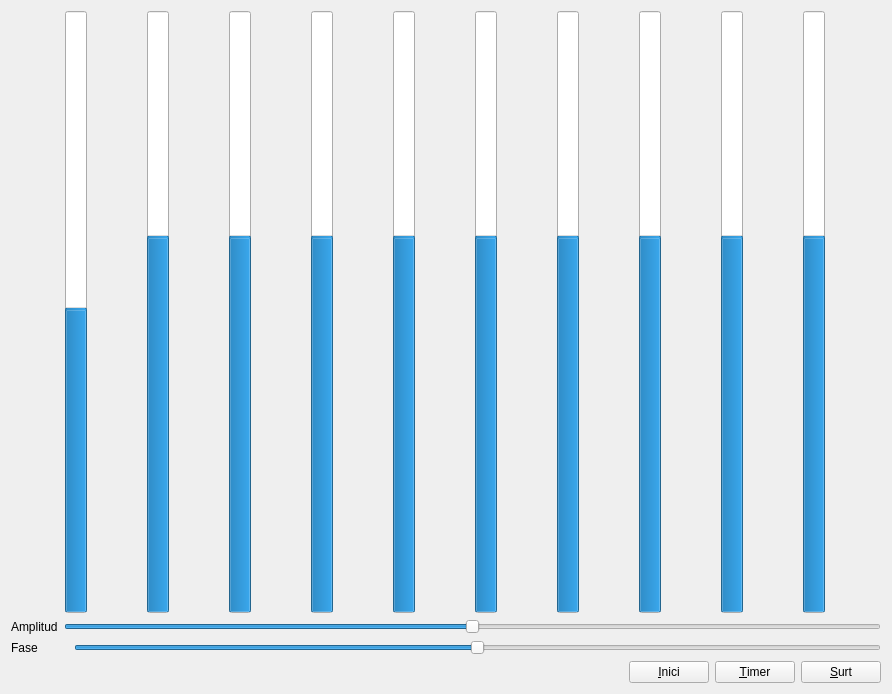
<?xml version="1.0" encoding="UTF-8"?>
<ui version="4.0">
 <class>Sinus</class>
 <widget class="QWidget" name="Sinus">
  <property name="geometry">
   <rect>
    <x>0</x>
    <y>0</y>
    <width>892</width>
    <height>694</height>
   </rect>
  </property>
  <property name="windowTitle">
   <string>Sinus</string>
  </property>
  <layout class="QVBoxLayout" name="verticalLayout">
   <item>
    <layout class="QHBoxLayout" name="Progress">
     <item>
      <widget class="QProgressBar" name="p1">
       <property name="minimum">
        <number>-100</number>
       </property>
       <property name="value">
        <number>0</number>
       </property>
       <property name="textVisible">
        <bool>false</bool>
       </property>
       <property name="orientation">
        <enum>Qt::Vertical</enum>
       </property>
      </widget>
     </item>
     <item>
      <widget class="QProgressBar" name="p2">
       <property name="minimum">
        <number>-100</number>
       </property>
       <property name="value">
        <number>24</number>
       </property>
       <property name="textVisible">
        <bool>false</bool>
       </property>
       <property name="orientation">
        <enum>Qt::Vertical</enum>
       </property>
      </widget>
     </item>
     <item>
      <widget class="QProgressBar" name="p3">
       <property name="minimum">
        <number>-100</number>
       </property>
       <property name="value">
        <number>24</number>
       </property>
       <property name="textVisible">
        <bool>false</bool>
       </property>
       <property name="orientation">
        <enum>Qt::Vertical</enum>
       </property>
      </widget>
     </item>
     <item>
      <widget class="QProgressBar" name="p4">
       <property name="minimum">
        <number>-100</number>
       </property>
       <property name="value">
        <number>24</number>
       </property>
       <property name="textVisible">
        <bool>false</bool>
       </property>
       <property name="orientation">
        <enum>Qt::Vertical</enum>
       </property>
      </widget>
     </item>
     <item>
      <widget class="QProgressBar" name="p5">
       <property name="minimum">
        <number>-100</number>
       </property>
       <property name="value">
        <number>24</number>
       </property>
       <property name="textVisible">
        <bool>false</bool>
       </property>
       <property name="orientation">
        <enum>Qt::Vertical</enum>
       </property>
      </widget>
     </item>
     <item>
      <widget class="QProgressBar" name="p6">
       <property name="minimum">
        <number>-100</number>
       </property>
       <property name="value">
        <number>24</number>
       </property>
       <property name="textVisible">
        <bool>false</bool>
       </property>
       <property name="orientation">
        <enum>Qt::Vertical</enum>
       </property>
      </widget>
     </item>
     <item>
      <widget class="QProgressBar" name="p7">
       <property name="minimum">
        <number>-100</number>
       </property>
       <property name="value">
        <number>24</number>
       </property>
       <property name="textVisible">
        <bool>false</bool>
       </property>
       <property name="orientation">
        <enum>Qt::Vertical</enum>
       </property>
      </widget>
     </item>
     <item>
      <widget class="QProgressBar" name="p8">
       <property name="minimum">
        <number>-100</number>
       </property>
       <property name="value">
        <number>24</number>
       </property>
       <property name="textVisible">
        <bool>false</bool>
       </property>
       <property name="orientation">
        <enum>Qt::Vertical</enum>
       </property>
      </widget>
     </item>
     <item>
      <widget class="QProgressBar" name="p9">
       <property name="minimum">
        <number>-100</number>
       </property>
       <property name="value">
        <number>24</number>
       </property>
       <property name="textVisible">
        <bool>false</bool>
       </property>
       <property name="orientation">
        <enum>Qt::Vertical</enum>
       </property>
      </widget>
     </item>
     <item>
      <widget class="QProgressBar" name="p10">
       <property name="minimum">
        <number>-100</number>
       </property>
       <property name="value">
        <number>24</number>
       </property>
       <property name="orientation">
        <enum>Qt::Vertical</enum>
       </property>
      </widget>
     </item>
    </layout>
   </item>
   <item>
    <layout class="QHBoxLayout" name="Amplitud">
     <item>
      <widget class="QLabel" name="label_3">
       <property name="text">
        <string>Amplitud</string>
       </property>
      </widget>
     </item>
     <item>
      <widget class="QSlider" name="ampli">
       <property name="maximum">
        <number>10</number>
       </property>
       <property name="value">
        <number>5</number>
       </property>
       <property name="orientation">
        <enum>Qt::Horizontal</enum>
       </property>
      </widget>
     </item>
    </layout>
   </item>
   <item>
    <layout class="QHBoxLayout" name="Fase">
     <item>
      <widget class="QLabel" name="label_2">
       <property name="text">
        <string>Fase         </string>
       </property>
      </widget>
     </item>
     <item>
      <widget class="QSlider" name="faseh">
       <property name="minimum">
        <number>-5</number>
       </property>
       <property name="maximum">
        <number>5</number>
       </property>
       <property name="orientation">
        <enum>Qt::Horizontal</enum>
       </property>
      </widget>
     </item>
    </layout>
   </item>
   <item>
    <layout class="QHBoxLayout" name="Sortir">
     <item>
      <spacer name="horizontalSpacer">
       <property name="orientation">
        <enum>Qt::Horizontal</enum>
       </property>
       <property name="sizeHint" stdset="0">
        <size>
         <width>278</width>
         <height>20</height>
        </size>
       </property>
      </spacer>
     </item>
     <item>
      <widget class="QPushButton" name="Inici">
       <property name="text">
        <string>&amp;Inici</string>
       </property>
       <property name="shortcut">
        <string>Alt+I</string>
       </property>
      </widget>
     </item>
     <item>
      <widget class="QPushButton" name="Timer">
       <property name="text">
        <string>&amp;Timer</string>
       </property>
       <property name="shortcut">
        <string>Alt+T</string>
       </property>
      </widget>
     </item>
     <item>
      <widget class="QPushButton" name="pushButton">
       <property name="styleSheet">
        <string notr="true"/>
       </property>
       <property name="text">
        <string>&amp;Surt</string>
       </property>
       <property name="shortcut">
        <string>Alt+S</string>
       </property>
      </widget>
     </item>
    </layout>
   </item>
  </layout>
 </widget>
 <resources/>
 <connections>
  <connection>
   <sender>pushButton</sender>
   <signal>clicked()</signal>
   <receiver>Sinus</receiver>
   <slot>close()</slot>
   <hints>
    <hint type="sourcelabel">
     <x>881</x>
     <y>683</y>
    </hint>
    <hint type="destinationlabel">
     <x>343</x>
     <y>213</y>
    </hint>
   </hints>
  </connection>
  <connection>
   <sender>ampli</sender>
   <signal>valueChanged(int)</signal>
   <receiver>Sinus</receiver>
   <slot>modificar_amplitud()</slot>
   <hints>
    <hint type="sourcelabel">
     <x>114</x>
     <y>613</y>
    </hint>
    <hint type="destinationlabel">
     <x>129</x>
     <y>657</y>
    </hint>
   </hints>
  </connection>
  <connection>
   <sender>faseh</sender>
   <signal>valueChanged(int)</signal>
   <receiver>Sinus</receiver>
   <slot>modificar_fase()</slot>
   <hints>
    <hint type="sourcelabel">
     <x>410</x>
     <y>636</y>
    </hint>
    <hint type="destinationlabel">
     <x>710</x>
     <y>656</y>
    </hint>
   </hints>
  </connection>
  <connection>
   <sender>Timer</sender>
   <signal>clicked()</signal>
   <receiver>Sinus</receiver>
   <slot>modificar_timer()</slot>
   <hints>
    <hint type="sourcelabel">
     <x>740</x>
     <y>676</y>
    </hint>
    <hint type="destinationlabel">
     <x>384</x>
     <y>657</y>
    </hint>
   </hints>
  </connection>
  <connection>
   <sender>Inici</sender>
   <signal>clicked()</signal>
   <receiver>Sinus</receiver>
   <slot>iniciar()</slot>
   <hints>
    <hint type="sourcelabel">
     <x>691</x>
     <y>681</y>
    </hint>
    <hint type="destinationlabel">
     <x>886</x>
     <y>487</y>
    </hint>
   </hints>
  </connection>
 </connections>
 <slots>
  <slot>modificar_amplitud()</slot>
  <slot>modificar_fase()</slot>
  <slot>modificar_timer()</slot>
  <slot>iniciar()</slot>
 </slots>
</ui>
